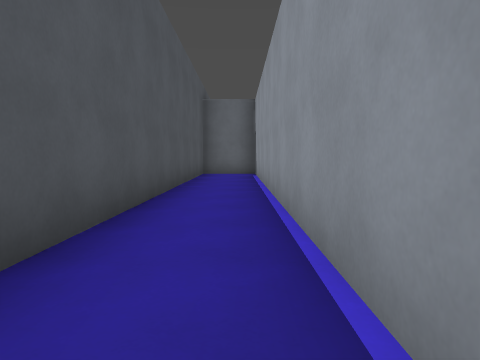
View 1 (above)

13 first-person views from a walk through a 3-D level made in the Godot game engine. The camera is 1.2 m above the floor, tilts 4° down and sees 70° across. The floor is counted in squares, 2 m on a side. Each view is taken from the middle of a square. On the plan, view 1 faces up. The plan holds only what a view shows up to about 10 squares ahead; the rest is blank. Surface patterns are stand-ins for the level's own textures.

View 2
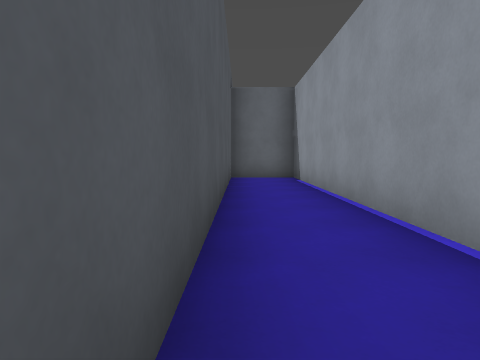

View 3
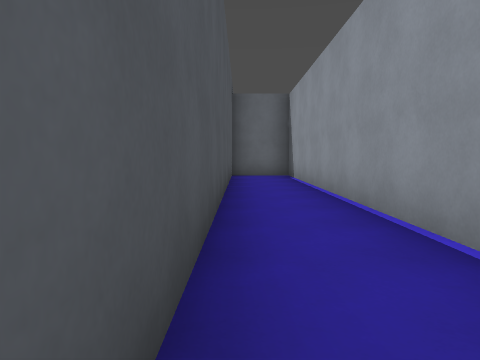

View 4
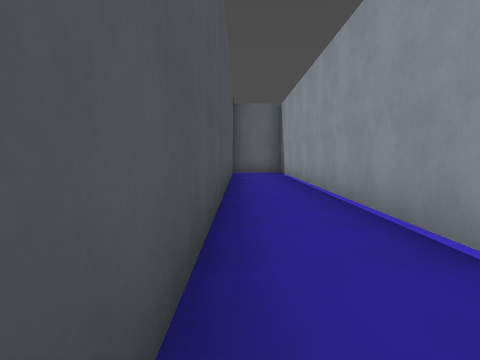

View 5
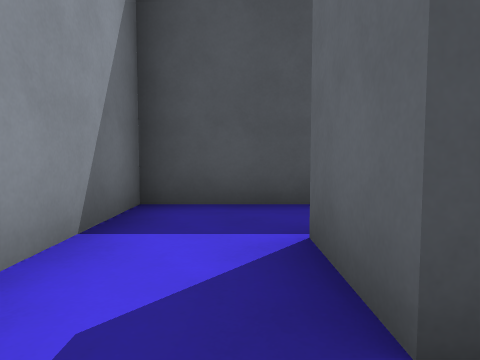

View 6
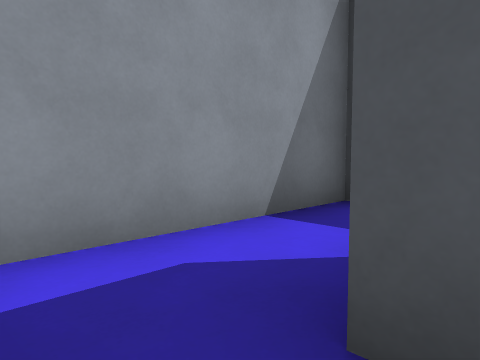

View 7
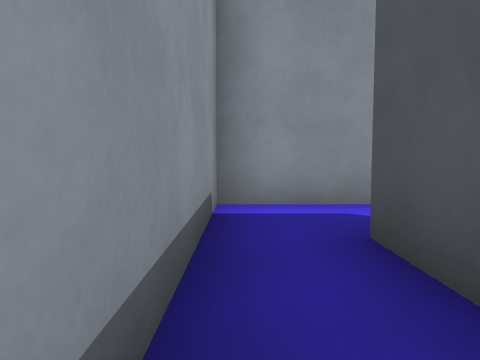

View 8
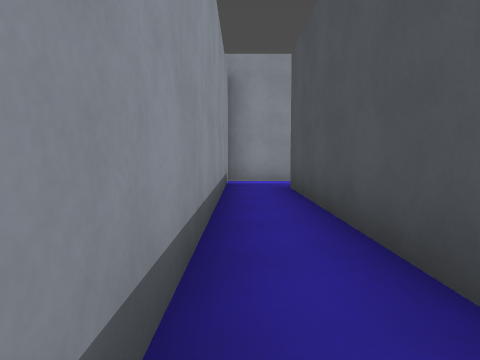

View 9
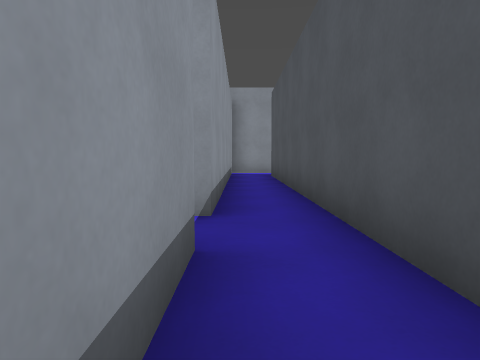

View 10
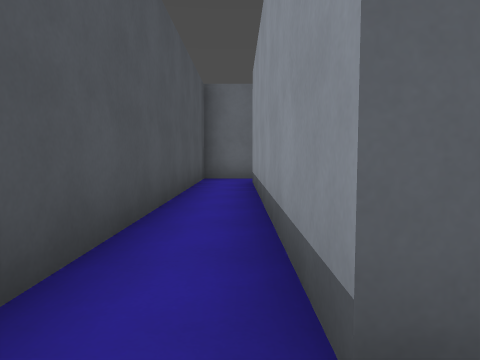

View 11
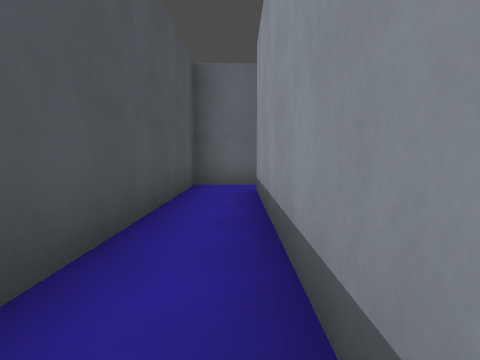

View 12
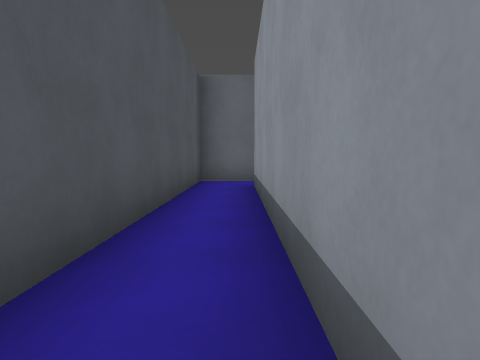

View 13
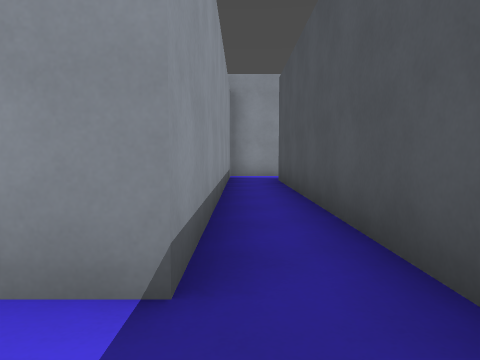

### Floor plan
Points are (right, up) in squares from view 1. A wall is a line through its corners. A room is listed if a view was taken in it or the views show most of it. See-through windows are left out.
Room 1 (views 1, 2, 3, 4)
walls: (2, 0.5) (0.5, 0.5) (0.5, 11.6) (-1.2, 11.6); (-1.2, 10.9) (-1.2, -1.2) (3.3, -1.2)
ways out: opening at (1.5, -0.5) to room 2
Room 2 (views 5, 6, 7, 8, 9, 10, 11, 12, 13)
walls: (3.3, 8.8) (3.3, 15.9); (3.4, 17.2) (2, 17.2) (2, 0.5); (3.3, -1.2) (3.3, 7.6)
ways out: opening at (1.5, -0.5) to room 1; opening at (4, 8)

Positions as (right, up) in squares from view 1, and headings:
1: (0, 0), facing up
2: (-1, 2), facing up
3: (-1, 1), facing up
4: (-1, -1), facing up
5: (3, 0), facing left
6: (3, 1), facing down-left
7: (3, 3), facing down
8: (3, 7), facing down
9: (3, 11), facing down
10: (3, 8), facing up
11: (3, 10), facing up
12: (3, 9), facing up
13: (3, 9), facing down
